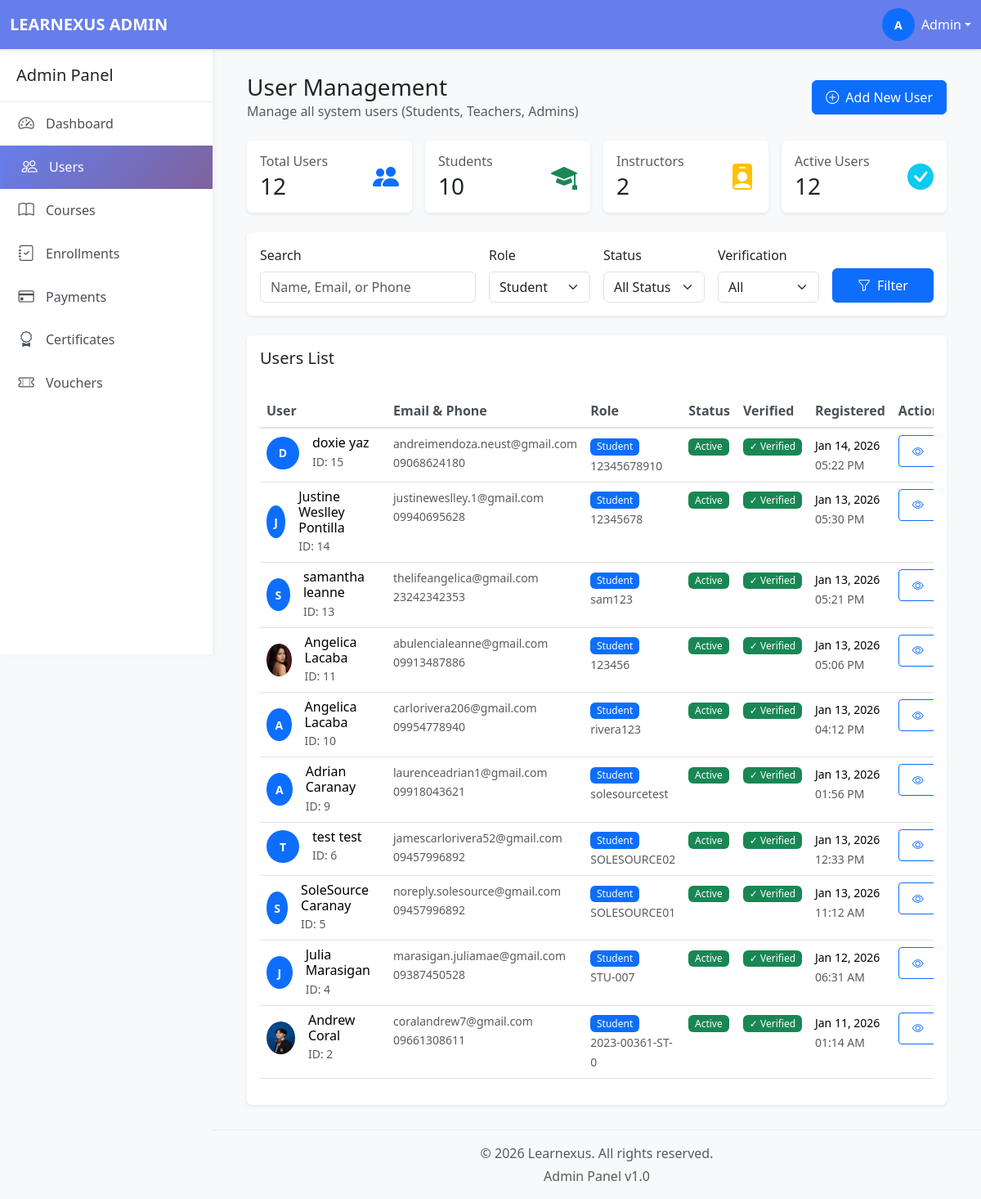
Screenshot of /admin/users.php?role=student (signed in) with the database file from the repository.
### tables this page shows
CREATE TABLE `users` (
  `userID` int(11) NOT NULL,
  `email` varchar(255) NOT NULL,
  `passwordHash` varchar(255) NOT NULL,
  `firstName` varchar(100) NOT NULL,
  `lastName` varchar(100) NOT NULL,
  `middleInitial` varchar(5) NOT NULL,
  `phone` varchar(20) DEFAULT NULL,
  `avatar` varchar(255) DEFAULT NULL,
  `phoneVerified` tinyint(1) DEFAULT 0,
  `emailVerified` tinyint(1) DEFAULT 0,
  `role` enum('student','instructor','admin') DEFAULT 'student',
  `status` enum('active','inactive','suspended') DEFAULT 'active',
  `createdAt` timestamp NOT NULL DEFAULT current_timestamp(),
  `studentNumber` varchar(50) DEFAULT NULL,
  `teacherNumber` varchar(50) DEFAULT NULL
);

### admin/users.php (the view, shortened to what this page needs)
<?php
require_once '../database/db_connect.php';
$limit = 20;
$page = isset($_GET['page']) ? (int)$_GET['page'] : 1;
$offset = ($page - 1) * $limit;
$search = isset($_GET['search']) ? trim($_GET['search']) : '';
$role = isset($_GET['role']) ? $_GET['role'] : '';
$whereClauses = [];
$params = [];
if (!empty($role)) {
    $whereClauses[] = "role = ?";
    $params[] = $role;
}
if (isset($_SESSION['user_id'])) {
    $whereClauses[] = "userID != ?";
    $params[] = $_SESSION['user_id'];
}
$whereSQL = !empty($whereClauses) ? 'WHERE ' . implode(' AND ', $whereClauses) : '';
$sql = "SELECT * FROM users $whereSQL ORDER BY createdAt DESC";
$sql .= " LIMIT " . (int)$limit . " OFFSET " . (int)$offset;
$stmt = $conn->prepare($sql);
if (!empty($params)) {
    $stmt->execute($params);
} else {
    $stmt->execute();
}
$users = $stmt->fetchAll(PDO::FETCH_ASSOC);
$statsStmt = $conn->query("
    SELECT
        COUNT(CASE WHEN role != 'admin' THEN 1 END) AS total,
        COUNT(CASE WHEN role = 'student' THEN 1 END) AS students,
        COUNT(CASE WHEN role = 'instructor' THEN 1 END) AS instructors,
        COUNT(CASE WHEN role = 'admin' THEN 1 END) AS admins,
        COUNT(CASE WHEN status = 'active' AND role != 'admin' THEN 1 END) AS active,
        COUNT(CASE WHEN status = 'suspended' AND role != 'admin' THEN 1 END) AS suspended,
        COUNT(CASE WHEN emailVerified = 1 AND phoneVerified = 1 AND role != 'admin' THEN 1 END) AS verified
    FROM users
");
$stats = $statsStmt->fetch(PDO::FETCH_ASSOC);
include 'includes/header.php';
include 'includes/sidebar.php';
?>
<div class="main-content">
    <div class="container-fluid">
        <div class="d-flex justify-content-between align-items-center mb-4">
            <div>
                <h1 class="h3 mb-0">User Management</h1>
                <p class="text-muted mb-0">Manage all system users (Students, Teachers, Admins)</p>
            </div>
            <div>
                <button class="btn btn-primary" data-bs-toggle="modal" data-bs-target="#addUserModal">
                    <i class="bi bi-plus-circle me-2"></i>Add New User
                </button>
            </div>
        </div>
        <div class="row g-3 mb-4">
            <div class="col-lg-3 col-md-6">
                <div class="card border-0 shadow-sm">
                    <div class="card-body">
                        <div class="d-flex justify-content-between align-items-center">
                            <div>
                                <h6 class="text-muted mb-1">Total Users</h6>
                                <h3 class="mb-0"><?php echo number_format($stats['total']); ?></h3>
                            </div>
                            <div class="text-primary">
                                <i class="bi bi-people-fill fs-2"></i>
                            </div>
                        </div>
                    </div>
                </div>
            </div>
            <div class="col-lg-3 col-md-6">
                <div class="card border-0 shadow-sm">
                    <div class="card-body">
                        <div class="d-flex justify-content-between align-items-center">
                            <div>
                                <h6 class="text-muted mb-1">Students</h6>
                                <h3 class="mb-0"><?php echo number_format($stats['students']); ?></h3>
                            </div>
                            <div class="text-success">
                                <i class="bi bi-mortarboard-fill fs-2"></i>
                            </div>
                        </div>
                    </div>
                </div>
            </div>
            <div class="col-lg-3 col-md-6">
                <div class="card border-0 shadow-sm">
                    <div class="card-body">
                        <div class="d-flex justify-content-between align-items-center">
                            <div>
                                <h6 class="text-muted mb-1">Instructors</h6>
                                <h3 class="mb-0"><?php echo number_format($stats['instructors']); ?></h3>
                            </div>
                            <div class="text-warning">
                                <i class="bi bi-person-badge-fill fs-2"></i>
                            </div>
                        </div>
                    </div>
                </div>
            </div>
            <div class="col-lg-3 col-md-6">
                <div class="card border-0 shadow-sm">
                    <div class="card-body">
                        <div class="d-flex justify-content-between align-items-center">
                            <div>
                                <h6 class="text-muted mb-1">Active Users</h6>
                                <h3 class="mb-0"><?php echo number_format($stats['active']); ?></h3>
                            </div>
                            <div class="text-info">
                                <i class="bi bi-check-circle-fill fs-2"></i>
                            </div>
                        </div>
                    </div>
                </div>
            </div>
        </div>
        <div class="card border-0 shadow-sm mb-4">
            <div class="card-body">
                <form method="GET" action="" class="row g-3">
                    <div class="col-md-4">
                        <label class="form-label">Search</label>
                        <input type="text"
                               class="form-control"
                               name="search"
                               placeholder="Name, Email, or Phone"
                               value="<?php echo htmlspecialchars($search); ?>">
                    </div>
                    <div class="col-md-2">
                        <label class="form-label">Role</label>
                        <select class="form-select" name="role">
                            <option value="student" <?php echo $role === 'student' ? 'selected' : ''; ?>>Student</option>
                        </select>
                    </div>
                    <div class="col-md-2">
                        <label class="form-label">Status</label>
                        <select class="form-select" name="status">
                            <option value="">All Status</option>
                        </select>
                    </div>
                    <div class="col-md-2">
                        <label class="form-label">Verification</label>
                        <select class="form-select" name="verified">
                            <option value="">All</option>
                        </select>
                    </div>
                    <div class="col-md-2 d-flex align-items-end">
                        <button type="submit" class="btn btn-primary w-100">
                            <i class="bi bi-funnel me-2"></i>Filter
                        </button>
                    </div>
                </form>
            </div>
        </div>
        <div class="card border-0 shadow-sm">
            <div class="card-header bg-white border-0 py-3">
                <h5 class="mb-0">Users List</h5>
            </div>
            <div class="card-body">
                <?php if (empty($users)): ?>
                    <div class="text-center py-5">
                        <i class="bi bi-people fs-1 text-muted"></i>
                        <h5 class="mt-3">No users found</h5>
                        <p class="text-muted">Try adjusting your search or filter criteria</p>
                    </div>
                <?php else: ?>
                    <div class="table-responsive">
                        <table class="table table-hover">
                            <thead>
                                <tr>
                                    <th>User</th>
                                    <th>Email & Phone</th>
                                    <th>Role</th>
                                    <th>Status</th>
                                    <th>Verified</th>
                                    <th>Registered</th>
                                    <th>Actions</th>
                                </tr>
                            </thead>
                            <tbody>
                                <?php foreach ($users as $user): ?>
                                    <tr>
                                        <td>
                                            <div class="d-flex align-items-center">
                                                <?php if (!empty($user['avatar'])): ?>
                                                    <img src="<?php echo htmlspecialchars($user['avatar']); ?>"
                                                         class="rounded-circle me-3"
                                                         width="40"
                                                         height="40"
                                                         alt="Avatar">
                                                <?php else: ?>
                                                    <div class="avatar-sm bg-primary text-white rounded-circle d-flex align-items-center justify-content-center me-3">
                                                        <?php echo strtoupper(substr($user['firstName'], 0, 1)); ?>
                                                    </div>
                                                <?php endif; ?>
                                                <div>
                                                    <h6 class="mb-0"><?php echo htmlspecialchars($user['firstName'] . ' ' . $user['lastName']); ?></h6>
                                                    <small class="text-muted">ID: <?php echo $user['userID']; ?></small>
                                                </div>
                                            </div>
                                        </td>
                                        <td>
                                            <div>
                                                <small class="text-muted d-block"><?php echo htmlspecialchars($user['email']); ?></small>
                                                <small class="text-muted"><?php echo htmlspecialchars($user['phone'] ?? 'N/A'); ?></small>
                                            </div>
                                        </td>
                                        <td>
                                            <span class="badge bg-<?php
                                                echo $user['role'] === 'admin' ? 'danger' :
                                                    ($user['role'] === 'instructor' ? 'warning' : 'primary');
                                            ?>">
                                                <?php echo ucfirst($user['role']); ?>
                                            </span>
                                            <?php if ($user['role'] === 'student' && !empty($user['studentNumber'])): ?>
                                                <br><small class="text-muted"><?php echo $user['studentNumber']; ?></small>
                                            <?php elseif ($user['role'] === 'instructor' && !empty($user['teacherNumber'])): ?>
                                                <br><small class="text-muted"><?php echo $user['teacherNumber']; ?></small>
                                            <?php endif; ?>
                                        </td>
                                        <td>
                                            <span class="badge bg-<?php
                                                echo $user['status'] === 'active' ? 'success' :
                                                    ($user['status'] === 'suspended' ? 'danger' : 'secondary');
                                            ?>">
                                                <?php echo ucfirst($user['status']); ?>
                                            </span>
                                        </td>
                                        <td>
                                            <?php if ($user['emailVerified'] && $user['phoneVerified']): ?>
                                                <span class="badge bg-success">✓ Verified</span>
                                            <?php else: ?>
                                                <span class="badge bg-warning">
                                                    <?php echo ($user['emailVerified'] ? 'Email✓' : 'Email✗') . ' / ' . ($user['phoneVerified'] ? 'Phone✓' : 'Phone✗'); ?>
                                                </span>
                                            <?php endif; ?>
                                        </td>
                                        <td>
                                            <small><?php echo date('M d, Y', strtotime($user['createdAt'])); ?></small>
                                            <br><small class="text-muted"><?php echo date('h:i A', strtotime($user['createdAt'])); ?></small>
                                        </td>
                                        <td>
                                            <div class="btn-group btn-group-sm">
                                                <a href="user_view.php?id=<?php echo $user['userID']; ?>&return=<?php echo urlencode($_SERVER['REQUEST_URI']); ?>"
                                                   class="btn btn-outline-primary"
                                                   data-bs-toggle="tooltip"
                                                   title="View">
                                                    <i class="bi bi-eye"></i>
                                                </a>
                                            </div>
                                        </td>
                                    </tr>
                                <?php endforeach; ?>
                            </tbody>
                        </table>
                    </div>
                <?php endif; ?>
            </div>
        </div>
    </div>
</div>
<?php include 'includes/footer.php'; ?>

### admin/assets/css/admin.css (style rules this page uses)
:root { --sidebar-width: 260px; --navbar-height: 60px; --primary-color: #667eea; --secondary-color: #7f629d; }
* { margin: 0; padding: 0; box-sizing: border-box; }
body { font-family: 'Segoe UI', Tahoma, Geneva, Verdana, sans-serif; background-color: #f8f9fa; padding-top: var(--navbar-height); }
.avatar-sm { width: 40px; height: 40px; font-size: 14px; font-weight: 600; border-radius: 50%; overflow: hidden; display: inline-flex; align-items: center; justify-content: center; }
.main-content { margin-left: var(--sidebar-width); padding: 30px; min-height: calc(100vh - var(--navbar-height)); }
.card { transition: box-shadow 0.3s; }
.table { background: white; }
.table thead th { border-bottom: 2px solid #dee2e6; font-weight: 600; color: #495057; }
.badge { padding: 0.35em 0.65em; font-weight: 500; }
.btn { padding: 0.5rem 1rem; font-weight: 500; transition: all 0.3s; }
.card { animation: fadeIn 0.5s ease-in-out; }

### rows the page displays
users: firstName "D", firstName+lastName "doxie yaz", userID "15", email "andreimendoza.neust@gmail.com", phone "09068624180", role "Student", studentNumber "12345678910", status "Active", emailVerified "✓ Verified", createdAt "Jan 14, 2026", createdAt "05:22 PM"
users: firstName "J", firstName+lastName "Justine Weslley Pontilla", userID "14", email "justineweslley.1@gmail.com", phone "09940695628", role "Student", studentNumber "12345678", status "Active", emailVerified "✓ Verified", createdAt "Jan 13, 2026", createdAt "05:30 PM"
users: firstName "S", firstName+lastName "samantha leanne", userID "13", email "thelifeangelica@gmail.com", phone "23242342353", role "Student", studentNumber "sam123", status "Active", emailVerified "✓ Verified", createdAt "Jan 13, 2026", createdAt "05:21 PM"
users: avatar (picture), firstName+lastName "Angelica Lacaba", userID "11", email "abulencialeanne@gmail.com", phone "09913487886", role "Student", studentNumber "123456", status "Active", emailVerified "✓ Verified", createdAt "Jan 13, 2026", createdAt "05:06 PM"
users: firstName "A", firstName+lastName "Angelica Lacaba", userID "10", email "carlorivera206@gmail.com", phone "09954778940", role "Student", studentNumber "rivera123", status "Active", emailVerified "✓ Verified", createdAt "Jan 13, 2026", createdAt "04:12 PM"
users: firstName "A", firstName+lastName "Adrian Caranay", userID "9", email "laurenceadrian1@gmail.com", phone "09918043621", role "Student", studentNumber "solesourcetest", status "Active", emailVerified "✓ Verified", createdAt "Jan 13, 2026", createdAt "01:56 PM"
users: firstName "T", firstName+lastName "test test", userID "6", email "jamescarlorivera52@gmail.com", phone "09457996892", role "Student", studentNumber "SOLESOURCE02", status "Active", emailVerified "✓ Verified", createdAt "Jan 13, 2026", createdAt "12:33 PM"
users: firstName "S", firstName+lastName "SoleSource Caranay", userID "5", email "noreply.solesource@gmail.com", phone "09457996892", role "Student", studentNumber "SOLESOURCE01", status "Active", emailVerified "✓ Verified", createdAt "Jan 13, 2026", createdAt "11:12 AM"
users: firstName "J", firstName+lastName "Julia Marasigan", userID "4", email "marasigan.juliamae@gmail.com", phone "09387450528", role "Student", studentNumber "STU-007", status "Active", emailVerified "✓ Verified", createdAt "Jan 12, 2026", createdAt "06:31 AM"
users: avatar (picture), firstName+lastName "Andrew Coral", userID "2", email "coralandrew7@gmail.com", phone "09661308611", role "Student", studentNumber "2023-00361-ST-0", status "Active", emailVerified "✓ Verified", createdAt "Jan 11, 2026", createdAt "01:14 AM"

### other values shown
substr($_SESSION['first_name'], 0, 1) "A"
$_SESSION['first_name'] "Admin"
$stats['total'] "12"
$stats['students'] "10"
$stats['instructors'] "2"
$stats['active'] "12"
